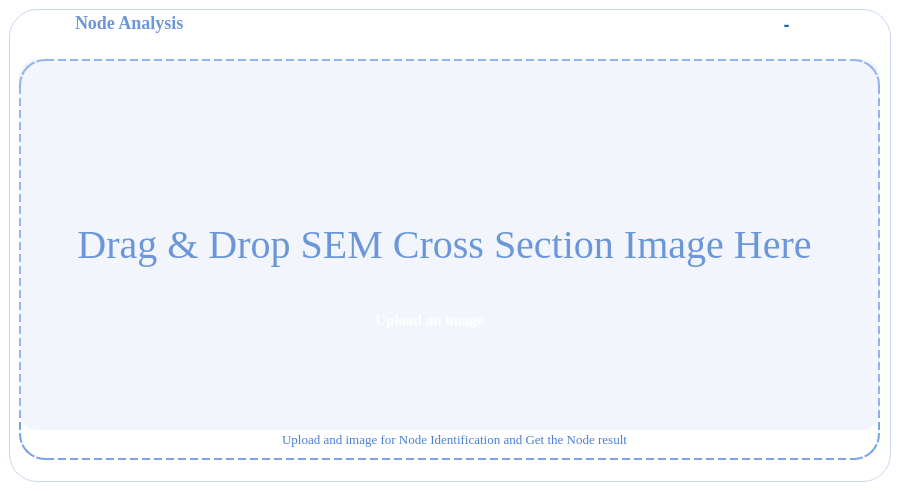
<?xml version="1.0" encoding="UTF-8"?>
<ui version="4.0">
 <class>MainWindow</class>
 <widget class="QMainWindow" name="MainWindow">
  <property name="geometry">
   <rect>
    <x>0</x>
    <y>0</y>
    <width>900</width>
    <height>491</height>
   </rect>
  </property>
  <property name="windowTitle">
   <string>MainWindow</string>
  </property>
  <property name="styleSheet">
   <string notr="true">QMainWindow {
    background: transparent;
}</string>
  </property>
  <widget class="QWidget" name="centralwidget">
   <property name="styleSheet">
    <string notr="true">QWidget#centralwidget {
    background: transparent;
}</string>
   </property>
   <layout class="QGridLayout" name="gridLayout">
    <item row="0" column="0">
     <widget class="QFrame" name="mainFrame">
      <property name="styleSheet">
       <string notr="true">QFrame#mainFrame {
    background: qlineargradient(
        x1:0, y1:0, x2:1, y2:1,
        stop:0 #F4F7FD,
        stop:0.55 #EEF2FB,
        stop:1 #E6ECF8
    );
    border: 1px solid #C9D6EF;
    border-radius: 28px;
}</string>
      </property>
      <property name="frameShape">
       <enum>QFrame::StyledPanel</enum>
      </property>
      <property name="frameShadow">
       <enum>QFrame::Raised</enum>
      </property>
      <widget class="QFrame" name="HeaderFrame">
       <property name="geometry">
        <rect>
         <x>0</x>
         <y>0</y>
         <width>881</width>
         <height>31</height>
        </rect>
       </property>
       <property name="styleSheet">
        <string notr="true">QFrame#HeaderFrame {
    background: qlineargradient(
        x1:0, y1:0, x2:1, y2:0,
        stop:0 #D9E4F7,
        stop:0.55 #C7D8F2,
        stop:1 #B8CBEA
    );
    border-top-left-radius: 28px;
    border-top-right-radius: 28px;
    border-bottom-left-radius: 0px;
    border-bottom-right-radius: 0px;
    border: none;
}</string>
       </property>
       <property name="frameShape">
        <enum>QFrame::StyledPanel</enum>
       </property>
       <property name="frameShadow">
        <enum>QFrame::Raised</enum>
       </property>
       <widget class="QLabel" name="softwareNameLabel">
        <property name="geometry">
         <rect>
          <x>66</x>
          <y>3</y>
          <width>201</width>
          <height>21</height>
         </rect>
        </property>
        <property name="font">
         <font>
          <family>Times New Roman</family>
          <pointsize>-1</pointsize>
          <weight>87</weight>
          <bold>true</bold>
         </font>
        </property>
        <property name="styleSheet">
         <string notr="true">QLabel#softwareNameLabel {
    background: transparent;
    border: none;
    color: #6B97DA;
    font-size: 18px;
    font-weight: 700;
}</string>
        </property>
        <property name="text">
         <string>Node Analysis</string>
        </property>
       </widget>
       <widget class="QPushButton" name="closeButton">
        <property name="geometry">
         <rect>
          <x>810</x>
          <y>1</y>
          <width>55</width>
          <height>28</height>
         </rect>
        </property>
        <property name="styleSheet">
         <string notr="true">QPushButton#closeButton {
    background: qlineargradient(
        x1:0, y1:0, x2:1, y2:0,
        stop:0 #F26A61,
        stop:1 #E94B43
    );
    color: white;
    border: none;
    border-radius: 14px;
    font-size: 18px;
    font-weight: 700;
}

QPushButton#closeButton:hover {
    background: qlineargradient(
        x1:0, y1:0, x2:1, y2:0,
        stop:0 #F57A72,
        stop:1 #ED5A52
    );
}

QPushButton#closeButton:pressed {
    background: #D9443D;
}</string>
        </property>
        <property name="text">
         <string>X</string>
        </property>
       </widget>
       <widget class="QPushButton" name="minimizeButton">
        <property name="geometry">
         <rect>
          <x>750</x>
          <y>1</y>
          <width>55</width>
          <height>28</height>
         </rect>
        </property>
        <property name="styleSheet">
         <string notr="true">QPushButton#minimizeButton {
    background: rgba(255, 255, 255, 0.20);
    color: #2D63B3;
    border: 1px solid rgba(255, 255, 255, 0.35);
    border-radius: 14px;
    font-size: 18px;
    font-weight: 600;
}

QPushButton#minimizeButton:hover {
    background: rgba(255, 255, 255, 0.34);
}

QPushButton#minimizeButton:pressed {
    background: rgba(255, 255, 255, 0.44);
}</string>
        </property>
        <property name="text">
         <string>-</string>
        </property>
       </widget>
       <widget class="QPushButton" name="logoPushbutton">
        <property name="geometry">
         <rect>
          <x>20</x>
          <y>0</y>
          <width>41</width>
          <height>31</height>
         </rect>
        </property>
        <property name="styleSheet">
         <string notr="true">QPushButton#logoPushbutton {
    background: transparent;
    border: none;
    color: #12786D;
    font-size: 20px;
    font-weight: 700;
    padding-left: 4px;
    text-align: left;
}</string>
        </property>
        <property name="text">
         <string/>
        </property>
       </widget>
      </widget>
      <widget class="QFrame" name="bodyFrame">
       <property name="geometry">
        <rect>
         <x>0</x>
         <y>40</y>
         <width>881</width>
         <height>421</height>
        </rect>
       </property>
       <property name="styleSheet">
        <string notr="true">QFrame#bodyFrame {
    background: transparent;
    border: none;
}</string>
       </property>
       <property name="frameShape">
        <enum>QFrame::StyledPanel</enum>
       </property>
       <property name="frameShadow">
        <enum>QFrame::Raised</enum>
       </property>
       <widget class="QFrame" name="mainBoxcontainer">
        <property name="geometry">
         <rect>
          <x>10</x>
          <y>10</y>
          <width>861</width>
          <height>371</height>
         </rect>
        </property>
        <property name="styleSheet">
         <string notr="true">QFrame#mainBoxcontainer {
    background: rgba(210, 223, 246, 0.28);
    border: 0px solid #D3DEF2;
    border-radius: 18px;
}</string>
        </property>
        <property name="frameShape">
         <enum>QFrame::StyledPanel</enum>
        </property>
        <property name="frameShadow">
         <enum>QFrame::Raised</enum>
        </property>
        <widget class="QLabel" name="dragAnddropicon">
         <property name="geometry">
          <rect>
           <x>20</x>
           <y>150</y>
           <width>811</width>
           <height>71</height>
          </rect>
         </property>
         <property name="font">
          <font>
           <family>Times New Roman</family>
           <pointsize>-1</pointsize>
           <weight>50</weight>
           <bold>false</bold>
          </font>
         </property>
         <property name="styleSheet">
          <string notr="true">QLabel#dragAnddropicon {
    background: transparent;
    border: none;
    color: #6B97DA;
    font-size: 40px;
    font-weight: 400;
}</string>
         </property>
         <property name="text">
          <string>Drag &amp; Drop SEM Cross Section Image Here</string>
         </property>
         <property name="alignment">
          <set>Qt::AlignCenter</set>
         </property>
        </widget>
        <widget class="QPushButton" name="uploadImagebutton">
         <property name="geometry">
          <rect>
           <x>320</x>
           <y>240</y>
           <width>181</width>
           <height>41</height>
          </rect>
         </property>
         <property name="font">
          <font>
           <family>Times New Roman</family>
           <pointsize>-1</pointsize>
           <weight>62</weight>
           <bold>true</bold>
          </font>
         </property>
         <property name="styleSheet">
          <string notr="true">QPushButton#uploadImagebutton {
    background: qlineargradient(
        x1:0, y1:0, x2:1, y2:0,
        stop:0 #6FA4EE,
        stop:1 #89C0F3
    );
    color: white;
    border: none;
    border-radius: 18px;
    font-size: 15px;
    font-weight: 500;
    padding: 10px 22px;
}

QPushButton#uploadImagebutton:hover {
    background: qlineargradient(
        x1:0, y1:0, x2:1, y2:0,
        stop:0 #6399E8,
        stop:1 #7BB7EE
    );
}

QPushButton#uploadImagebutton:pressed {
    background: #5D93DE;
}</string>
         </property>
         <property name="text">
          <string>Upload an image</string>
         </property>
        </widget>
        <widget class="QLabel" name="uploadImagelabel">
         <property name="geometry">
          <rect>
           <x>10</x>
           <y>0</y>
           <width>841</width>
           <height>181</height>
          </rect>
         </property>
         <property name="styleSheet">
          <string notr="true">QLabel#uploadImagelabel { background: transparent; border: 0px solid rgba(255,255,255,0.75); border-radius: 26px; }</string>
         </property>
         <property name="text">
          <string/>
         </property>
         <property name="alignment">
          <set>Qt::AlignCenter</set>
         </property>
        </widget>
       </widget>
       <widget class="QFrame" name="frame">
        <property name="geometry">
         <rect>
          <x>10</x>
          <y>10</y>
          <width>861</width>
          <height>401</height>
         </rect>
        </property>
        <property name="styleSheet">
         <string notr="true">QFrame#frame {
    background: qlineargradient(
        x1:0, y1:0, x2:1, y2:1,
        stop:0 #F7F9FE,
        stop:1 #EEF3FC
    );
    border: 2px dashed #7AA4E8;
    border-radius: 26px;
}</string>
        </property>
        <property name="frameShape">
         <enum>QFrame::StyledPanel</enum>
        </property>
        <property name="frameShadow">
         <enum>QFrame::Raised</enum>
        </property>
        <widget class="QLabel" name="label_3">
         <property name="geometry">
          <rect>
           <x>30</x>
           <y>370</y>
           <width>811</width>
           <height>21</height>
          </rect>
         </property>
         <property name="font">
          <font>
           <family>Times New Roman</family>
           <pointsize>-1</pointsize>
           <weight>50</weight>
           <bold>false</bold>
          </font>
         </property>
         <property name="styleSheet">
          <string notr="true">    background: transparent;
    color: #4A7FD2;
    font-size: 13px;
    font-weight: 400;
    border: none;
    padding-left: 12px;
    padding-right: 12px;

</string>
         </property>
         <property name="text">
          <string>Upload and image for Node Identification and Get the Node result</string>
         </property>
         <property name="alignment">
          <set>Qt::AlignCenter</set>
         </property>
        </widget>
       </widget>
       <zorder>frame</zorder>
       <zorder>mainBoxcontainer</zorder>
      </widget>
     </widget>
    </item>
   </layout>
  </widget>
 </widget>
 <resources/>
 <connections/>
</ui>
